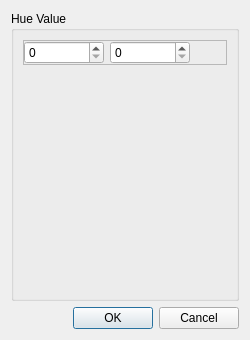
<?xml version="1.0" encoding="UTF-8"?>
<ui version="4.0">
 <class>HuePickerDialog</class>
 <widget class="QDialog" name="HuePickerDialog">
  <property name="geometry">
   <rect>
    <x>0</x>
    <y>0</y>
    <width>250</width>
    <height>340</height>
   </rect>
  </property>
  <property name="sizePolicy">
   <sizepolicy hsizetype="Fixed" vsizetype="Fixed">
    <horstretch>0</horstretch>
    <verstretch>0</verstretch>
   </sizepolicy>
  </property>
  <property name="windowTitle">
   <string>Hue Picker</string>
  </property>
  <property name="windowIcon">
   <iconset resource="resources.qrc">
    <normaloff>:/images/icons/hue_picker.png</normaloff>:/images/icons/hue_picker.png</iconset>
  </property>
  <layout class="QVBoxLayout" name="verticalLayout">
   <item>
    <widget class="QGroupBox" name="groupBox">
     <property name="title">
      <string>Hue Value</string>
     </property>
     <layout class="QVBoxLayout" name="verticalLayout_2">
      <item>
       <widget class="QFrame" name="frame">
        <property name="frameShape">
         <enum>QFrame::StyledPanel</enum>
        </property>
        <property name="frameShadow">
         <enum>QFrame::Raised</enum>
        </property>
        <layout class="QHBoxLayout" name="horizontalLayout">
         <property name="leftMargin">
          <number>0</number>
         </property>
         <property name="topMargin">
          <number>0</number>
         </property>
         <property name="rightMargin">
          <number>0</number>
         </property>
         <property name="bottomMargin">
          <number>0</number>
         </property>
         <item>
          <widget class="QSpinBox" name="hueValueSpin1">
           <property name="minimumSize">
            <size>
             <width>80</width>
             <height>0</height>
            </size>
           </property>
           <property name="maximum">
            <number>359</number>
           </property>
          </widget>
         </item>
         <item>
          <widget class="QSpinBox" name="hueValueSpin2">
           <property name="minimumSize">
            <size>
             <width>80</width>
             <height>0</height>
            </size>
           </property>
           <property name="maximum">
            <number>359</number>
           </property>
          </widget>
         </item>
         <item>
          <spacer name="horizontalSpacer">
           <property name="orientation">
            <enum>Qt::Horizontal</enum>
           </property>
           <property name="sizeHint" stdset="0">
            <size>
             <width>40</width>
             <height>20</height>
            </size>
           </property>
          </spacer>
         </item>
        </layout>
       </widget>
      </item>
      <item>
       <widget class="HuePickerWidget" name="huePicker" native="true">
        <property name="sizePolicy">
         <sizepolicy hsizetype="Preferred" vsizetype="Expanding">
          <horstretch>0</horstretch>
          <verstretch>0</verstretch>
         </sizepolicy>
        </property>
       </widget>
      </item>
     </layout>
    </widget>
   </item>
   <item>
    <widget class="QDialogButtonBox" name="buttonBox">
     <property name="orientation">
      <enum>Qt::Horizontal</enum>
     </property>
     <property name="standardButtons">
      <set>QDialogButtonBox::Cancel|QDialogButtonBox::Ok</set>
     </property>
    </widget>
   </item>
  </layout>
 </widget>
 <customwidgets>
  <customwidget>
   <class>HuePickerWidget</class>
   <extends>QWidget</extends>
   <header>HuePickerWidget.hpp</header>
   <container>1</container>
  </customwidget>
 </customwidgets>
 <resources>
  <include location="resources.qrc"/>
 </resources>
 <connections>
  <connection>
   <sender>buttonBox</sender>
   <signal>accepted()</signal>
   <receiver>HuePickerDialog</receiver>
   <slot>accept()</slot>
   <hints>
    <hint type="sourcelabel">
     <x>248</x>
     <y>254</y>
    </hint>
    <hint type="destinationlabel">
     <x>157</x>
     <y>274</y>
    </hint>
   </hints>
  </connection>
  <connection>
   <sender>buttonBox</sender>
   <signal>rejected()</signal>
   <receiver>HuePickerDialog</receiver>
   <slot>reject()</slot>
   <hints>
    <hint type="sourcelabel">
     <x>316</x>
     <y>260</y>
    </hint>
    <hint type="destinationlabel">
     <x>286</x>
     <y>274</y>
    </hint>
   </hints>
  </connection>
 </connections>
</ui>
